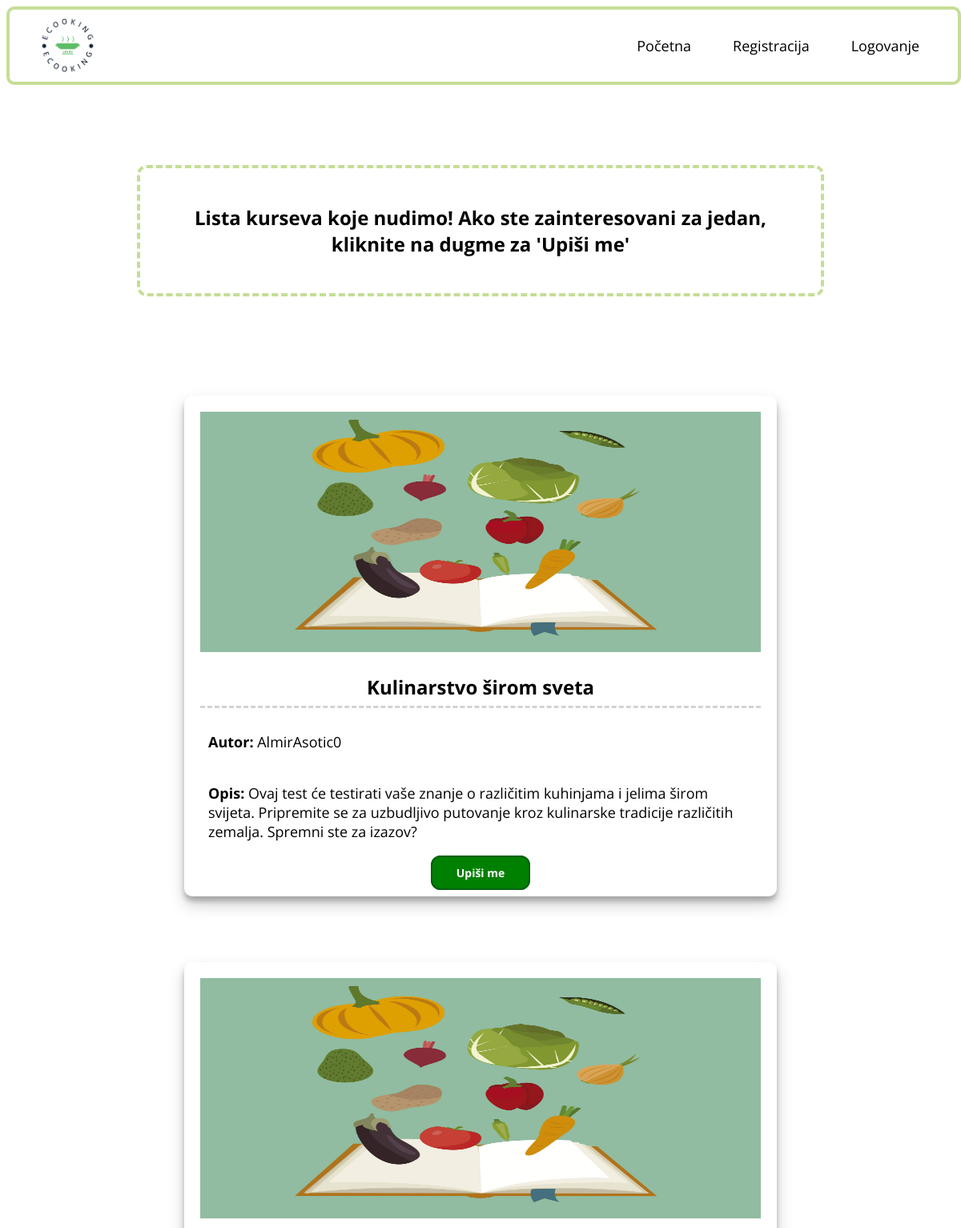
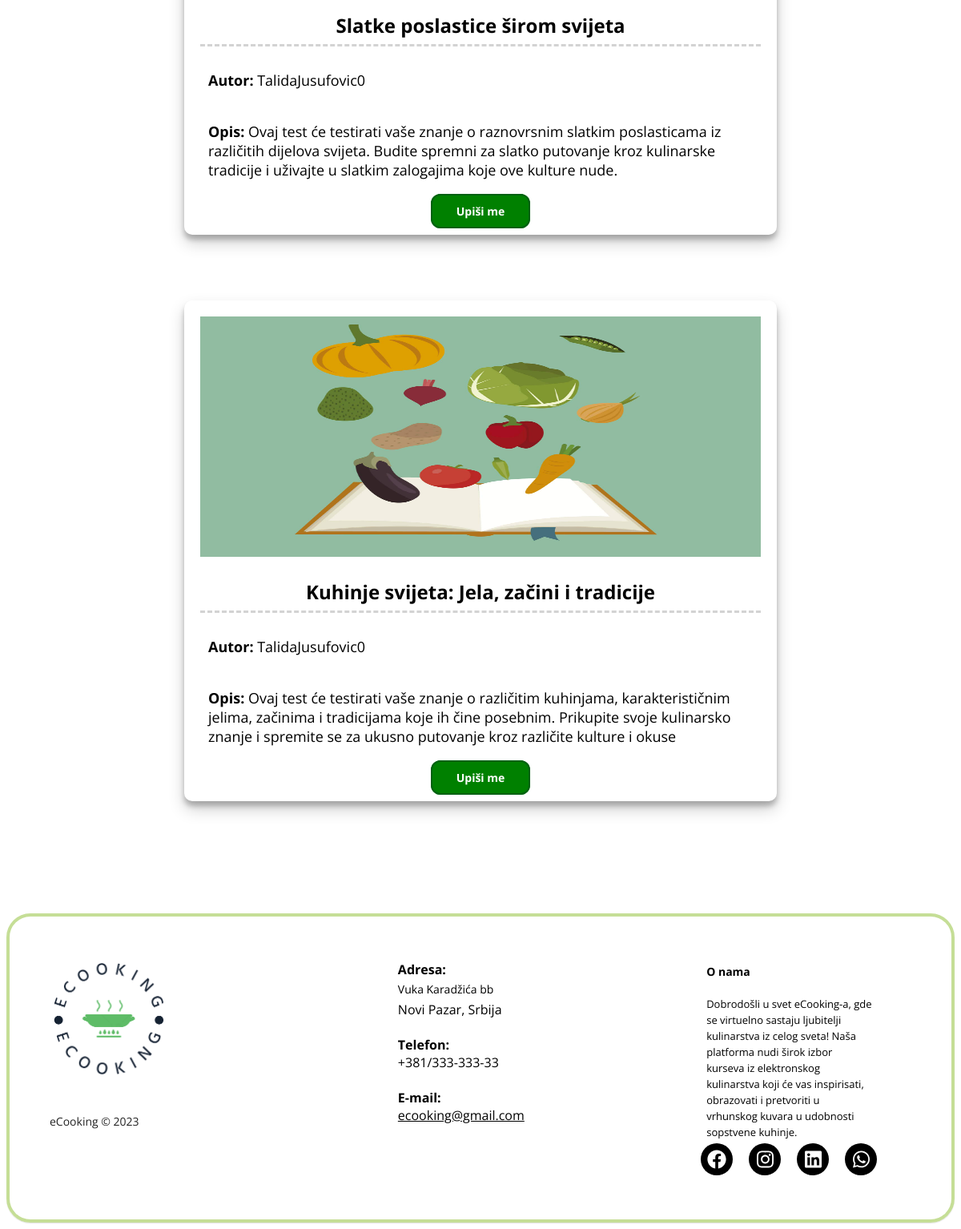
/Pages/Courses/Course.php, run on the app's committed database (2 pictures, top to bottom).
### tables this page shows
CREATE TABLE `kurs` (
  `Id` int(255) NOT NULL,
  `Naziv` varchar(255) DEFAULT NULL,
  `Opis` varchar(255) NOT NULL,
  `Created` tinyint(1) NOT NULL,
  `Kreator` varchar(255) NOT NULL,
  `file_name` varchar(55) NOT NULL,
  `file_path` varchar(255) NOT NULL
);

### Pages/Courses/Course.php (the view, shortened to what this page needs)
<?php
include '../../Components/Navbar/Navbar.php';
include_once '../../Shared/connection.php';
$UserName = $_SESSION["UserName"];
$sql = "SELECT *
FROM kurs
WHERE kurs.Created= true AND kurs.Id NOT IN (
  SELECT userkurs.KursId
  FROM userkurs
  WHERE userkurs.KorisnikId = '$UserName'
)";
$result = $con->query($sql);
echo "<div class='message-wrapper'><h2 class='centerText'>Lista kurseva koje nudimo! Ako ste zainteresovani za jedan, kliknite na dugme za 'Upiši me'</h2></div>";
echo "<div>";
if ($result->num_rows > 0) {
    while ($row = $result->fetch_assoc()) {
        echo '<div class="course-card">';
        echo '<div class="course-image"></div>';
        echo '<h2 class="course-name"> ' . $row["Naziv"] . '</h2>';
        echo '<p class="course-author"><b>Autor:</b> ' . $row["Kreator"] . '</p>';
        echo '<p class="course-description"><b>Opis:</b> ' . $row["Opis"] . '</p>';
        echo "<a class='btn' href='PickCourse.php?IdKursa=" . $row["Id"] . "' >Upiši me</a>";
        echo '</div>';
    }
} else
echo "<div class='message-wrapper'><h1 class='centerText marginBottom'>Žao nam je, trenutno nema dostupnih kurseva!</h1></div>";
echo "</div>";
include "../../Components/Footer/footer.php";
?>

### Pages/Courses/Course.php (style rules this page uses)
.message-wrapper { background-color: white; padding: 25px; border-radius: 12px; width: 800px; margin: auto; align-items: center; text-align: center; margin-bottom: 50px; margin-top: 100px; border: 4px dashed #C5DE96; }
.course-image { width: 100%; height: 300px; background-image: url("../../Assets/CourseCover.jpg"); background-size: 100% 100%; background-repeat: no-repeat; }
.course-card { width: 700px; padding: 20px; text-align: center; border-radius: 10px; box-shadow: 0 10px 20px rgba(0,0,0,0.19), 0 6px 6px rgba(0,0,0,0.23); margin: 30px auto; }
.course-name { font-size: 24px; font-weight: bold; color: black; margin-bottom: 10px; padding: 1%; text-align: center; border-bottom: 3px dashed lightgrey; }
.course-description { font-size: 18px; text-align: start; margin:auto; margin-bottom: 20px; margin-top: 20px; padding: 10px; color: black; }
.course-author { font-size: 18px; text-align: start; margin-bottom: 20px; margin-top: 20px; padding: 10px; color: black; }
.btn { width: 70%; font-size: 14px; text-decoration: none; color: #fff; font-weight: bold; background-color: green; border-radius: 12px; padding: 10px 30px; border: solid #026112 2px; box-shadow: rgb(0, 0, 0) 0px 0px 0px 0px; align-items: center !important; cursor: pointer; text-align: center !important; }

### data on the page
kurs: Naziv "Kulinarstvo širom sveta", Kreator "AlmirAsotic0", Opis "Ovaj test će testirati vaše znanje o različitim kuhinjama i jelima širom svijeta. Pripremite se za uzbudljivo putovanje kroz kulinarske tradicije različitih zemalja. Spremni ste za izazov?"
kurs: Naziv "Slatke poslastice širom svijeta", Kreator "TalidaJusufovic0", Opis "Ovaj test će testirati vaše znanje o raznovrsnim slatkim poslasticama iz različitih dijelova svijeta. Budite spremni za slatko putovanje kroz kulinarske tradicije i uživajte u slatkim zalogajima koje ove kulture nude."
kurs: Naziv "Kuhinje svijeta: Jela, začini i tradicije", Kreator "TalidaJusufovic0", Opis "Ovaj test će testirati vaše znanje o različitim kuhinjama, karakterističnim jelima, začinima i tradicijama koje ih čine posebnim. Prikupite svoje kulinarsko znanje i spremite se za ukusno putovanje kroz različite kulture i okuse"
